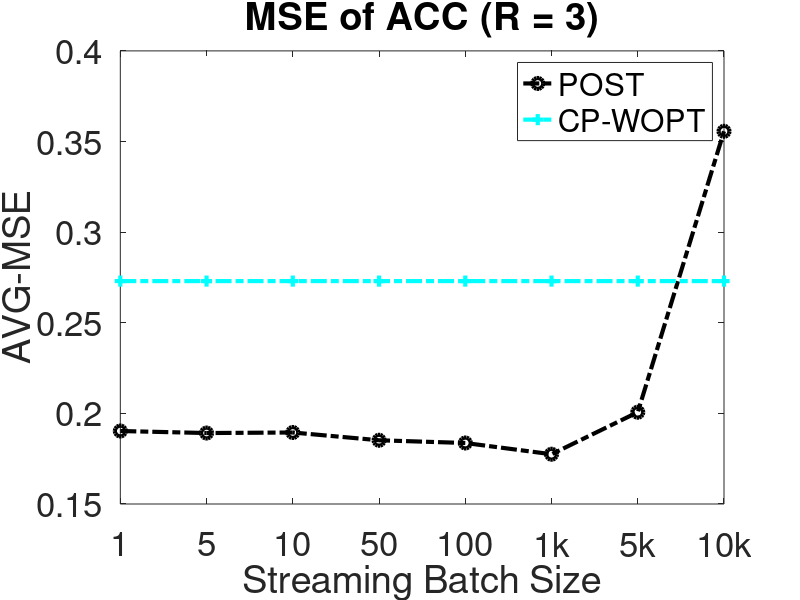

Write MATLAB code to recreate this figure.
clear all;
close all;
clc;

POST = [0.190267;0.189152;0.189452;0.185162;0.183659;0.177457;0.200638;0.355625];
WOPT = [0.272984;0.272984;0.272984;0.272984;0.272984;0.272984;0.272984;0.272984];

nrank = [1:1:8];

figure (1);
hold on;
box on;
% xin hao cyan
plot(nrank, POST, 'ko-.', 'LineWidth',3, 'MarkerSize',8);

plot(nrank, WOPT, 'c+-.','LineWidth',3, 'MarkerSize',8);

legend('POST','CP-WOPT');


ylabel('AVG-MSE', 'FontSize',25);
xlabel('Streaming Batch Size','FontSize',25);
title('MSE of ACC (R = 3)','FontSize',25)
xticklabels({'1','5','10','50','100','1k','5k','10k'})
 set(gca, 'FontSize',25);
